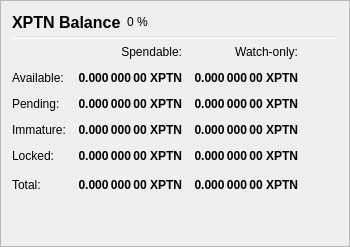
                   <widget class="QFrame" name="frame_Balances">
                    <property name="frameShape">
                     <enum>QFrame::StyledPanel</enum>
                    </property>
                    <property name="frameShadow">
                     <enum>QFrame::Raised</enum>
                    </property>
                    <layout class="QVBoxLayout" name="verticalLayout_4">
                     <item>
                      <layout class="QHBoxLayout" name="horizontalLayout_4">
                       <item>
                        <widget class="QLabel" name="label_5">
                         <property name="minimumSize">
                          <size>
                           <width>0</width>
                           <height>20</height>
                          </size>
                         </property>
                         <property name="font">
                          <font>
                           <pointsize>12</pointsize>
                           <weight>75</weight>
                           <bold>true</bold>
                          </font>
                         </property>
                         <property name="text">
                          <string>XPTN Balance</string>
                         </property>
                        </widget>
                       </item>
                       <item>
                        <widget class="QLabel" name="labelXPTNPercent">
                         <property name="text">
                          <string notr="true">0 %</string>
                         </property>
                        </widget>
                       </item>
                       <item>
                        <spacer name="horizontalSpacer_3">
                         <property name="orientation">
                          <enum>Qt::Horizontal</enum>
                         </property>
                         <property name="sizeHint" stdset="0">
                          <size>
                           <width>40</width>
                           <height>20</height>
                          </size>
                         </property>
                        </spacer>
                       </item>
                      </layout>
                     </item>
                     <item>
                      <widget class="Line" name="line_Balance">
                       <property name="minimumSize">
                        <size>
                         <width>0</width>
                         <height>1</height>
                        </size>
                       </property>
                       <property name="maximumSize">
                        <size>
                         <width>16777215</width>
                         <height>1</height>
                        </size>
                       </property>
                       <property name="orientation">
                        <enum>Qt::Horizontal</enum>
                       </property>
                      </widget>
                     </item>
                     <item>
                      <layout class="QGridLayout" name="gridLayout">
                       <property name="spacing">
                        <number>12</number>
                       </property>
                       <item row="0" column="1">
                        <widget class="QLabel" name="labelSpendable">
                         <property name="text">
                          <string>Spendable:</string>
                         </property>
                         <property name="alignment">
                          <set>Qt::AlignRight|Qt::AlignTrailing|Qt::AlignVCenter</set>
                         </property>
                        </widget>
                       </item>
                       <item row="0" column="2">
                        <widget class="QLabel" name="labelWatchonly">
                         <property name="text">
                          <string>Watch-only:</string>
                         </property>
                         <property name="alignment">
                          <set>Qt::AlignRight|Qt::AlignTrailing|Qt::AlignVCenter</set>
                         </property>
                        </widget>
                       </item>
                       <item row="1" column="0">
                        <widget class="QLabel" name="labelBalanceText">
                         <property name="text">
                          <string>Available:</string>
                         </property>
                        </widget>
                       </item>
                       <item row="1" column="1">
                        <widget class="QLabel" name="labelBalance">
                         <property name="font">
                          <font>
                           <weight>75</weight>
                           <bold>true</bold>
                          </font>
                         </property>
                         <property name="cursor">
                          <cursorShape>IBeamCursor</cursorShape>
                         </property>
                         <property name="toolTip">
                          <string>Your current spendable balance</string>
                         </property>
                         <property name="text">
                          <string notr="true">0.000 000 00 XPTN</string>
                         </property>
                         <property name="alignment">
                          <set>Qt::AlignRight|Qt::AlignTrailing|Qt::AlignVCenter</set>
                         </property>
                         <property name="textInteractionFlags">
                          <set>Qt::LinksAccessibleByMouse|Qt::TextSelectableByKeyboard|Qt::TextSelectableByMouse</set>
                         </property>
                        </widget>
                       </item>
                       <item row="1" column="2">
                        <widget class="QLabel" name="labelWatchAvailable">
                         <property name="font">
                          <font>
                           <weight>75</weight>
                           <bold>true</bold>
                          </font>
                         </property>
                         <property name="cursor">
                          <cursorShape>IBeamCursor</cursorShape>
                         </property>
                         <property name="toolTip">
                          <string>Your current balance in watch-only addresses</string>
                         </property>
                         <property name="text">
                          <string notr="true">0.000 000 00 XPTN</string>
                         </property>
                         <property name="alignment">
                          <set>Qt::AlignRight|Qt::AlignTrailing|Qt::AlignVCenter</set>
                         </property>
                         <property name="textInteractionFlags">
                          <set>Qt::LinksAccessibleByMouse|Qt::TextSelectableByKeyboard|Qt::TextSelectableByMouse</set>
                         </property>
                        </widget>
                       </item>
                       <item row="2" column="0">
                        <widget class="QLabel" name="labelPendingText">
                         <property name="text">
                          <string>Pending:</string>
                         </property>
                        </widget>
                       </item>
                       <item row="2" column="1">
                        <widget class="QLabel" name="labelUnconfirmed">
                         <property name="font">
                          <font>
                           <weight>75</weight>
                           <bold>true</bold>
                          </font>
                         </property>
                         <property name="cursor">
                          <cursorShape>IBeamCursor</cursorShape>
                         </property>
                         <property name="toolTip">
                          <string>Total of transactions that have yet to be confirmed, and do not yet count toward the spendable balance</string>
                         </property>
                         <property name="text">
                          <string notr="true">0.000 000 00 XPTN</string>
                         </property>
                         <property name="alignment">
                          <set>Qt::AlignRight|Qt::AlignTrailing|Qt::AlignVCenter</set>
                         </property>
                         <property name="textInteractionFlags">
                          <set>Qt::LinksAccessibleByMouse|Qt::TextSelectableByKeyboard|Qt::TextSelectableByMouse</set>
                         </property>
                        </widget>
                       </item>
                       <item row="2" column="2">
                        <widget class="QLabel" name="labelWatchPending">
                         <property name="font">
                          <font>
                           <weight>75</weight>
                           <bold>true</bold>
                          </font>
                         </property>
                         <property name="cursor">
                          <cursorShape>IBeamCursor</cursorShape>
                         </property>
                         <property name="toolTip">
                          <string>Unconfirmed transactions to watch-only addresses</string>
                         </property>
                         <property name="text">
                          <string notr="true">0.000 000 00 XPTN</string>
                         </property>
                         <property name="alignment">
                          <set>Qt::AlignRight|Qt::AlignTrailing|Qt::AlignVCenter</set>
                         </property>
                         <property name="textInteractionFlags">
                          <set>Qt::LinksAccessibleByMouse|Qt::TextSelectableByKeyboard|Qt::TextSelectableByMouse</set>
                         </property>
                        </widget>
                       </item>
                       <item row="3" column="0">
                        <widget class="QLabel" name="labelImmatureText">
                         <property name="text">
                          <string>Immature:</string>
                         </property>
                        </widget>
                       </item>
                       <item row="3" column="1">
                        <widget class="QLabel" name="labelImmature">
                         <property name="font">
                          <font>
                           <weight>75</weight>
                           <bold>true</bold>
                          </font>
                         </property>
                         <property name="cursor">
                          <cursorShape>IBeamCursor</cursorShape>
                         </property>
                         <property name="toolTip">
                          <string>Staked or masternode rewards that has not yet matured</string>
                         </property>
                         <property name="text">
                          <string notr="true">0.000 000 00 XPTN</string>
                         </property>
                         <property name="alignment">
                          <set>Qt::AlignRight|Qt::AlignTrailing|Qt::AlignVCenter</set>
                         </property>
                         <property name="textInteractionFlags">
                          <set>Qt::LinksAccessibleByMouse|Qt::TextSelectableByKeyboard|Qt::TextSelectableByMouse</set>
                         </property>
                        </widget>
                       </item>
                       <item row="3" column="2">
                        <widget class="QLabel" name="labelWatchImmature">
                         <property name="font">
                          <font>
                           <weight>75</weight>
                           <bold>true</bold>
                          </font>
                         </property>
                         <property name="cursor">
                          <cursorShape>IBeamCursor</cursorShape>
                         </property>
                         <property name="toolTip">
                          <string>Staked or masternode rewards in watch-only addresses that has not yet matured</string>
                         </property>
                         <property name="text">
                          <string notr="true">0.000 000 00 XPTN</string>
                         </property>
                         <property name="alignment">
                          <set>Qt::AlignRight|Qt::AlignTrailing|Qt::AlignVCenter</set>
                         </property>
                         <property name="textInteractionFlags">
                          <set>Qt::LinksAccessibleByMouse|Qt::TextSelectableByKeyboard|Qt::TextSelectableByMouse</set>
                         </property>
                        </widget>
                       </item>
                       <item row="4" column="0">
                        <widget class="QLabel" name="labelLockedBalanceText">
                         <property name="toolTip">
                          <string>Locked XPTN or Masternode collaterals. These are excluded from zXPTN minting.</string>
                         </property>
                         <property name="text">
                          <string>Locked:</string>
                         </property>
                        </widget>
                       </item>
                       <item row="4" column="1">
                        <widget class="QLabel" name="labelLockedBalance">
                         <property name="font">
                          <font>
                           <weight>75</weight>
                           <bold>true</bold>
                          </font>
                         </property>
                         <property name="cursor">
                          <cursorShape>IBeamCursor</cursorShape>
                         </property>
                         <property name="toolTip">
                          <string>Locked XPTN or Masternode collaterals. These are excluded from zXPTN minting.</string>
                         </property>
                         <property name="text">
                          <string notr="true">0.000 000 00 XPTN</string>
                         </property>
                         <property name="alignment">
                          <set>Qt::AlignRight|Qt::AlignTrailing|Qt::AlignVCenter</set>
                         </property>
                         <property name="textInteractionFlags">
                          <set>Qt::LinksAccessibleByMouse|Qt::TextSelectableByKeyboard|Qt::TextSelectableByMouse</set>
                         </property>
                        </widget>
                       </item>
                       <item row="4" column="2">
                        <widget class="QLabel" name="labelWatchLocked">
                         <property name="font">
                          <font>
                           <weight>75</weight>
                           <bold>true</bold>
                          </font>
                         </property>
                         <property name="cursor">
                          <cursorShape>IBeamCursor</cursorShape>
                         </property>
                         <property name="toolTip">
                          <string>Current locked balance in watch-only addresses</string>
                         </property>
                         <property name="text">
                          <string notr="true">0.000 000 00 XPTN</string>
                         </property>
                         <property name="alignment">
                          <set>Qt::AlignRight|Qt::AlignTrailing|Qt::AlignVCenter</set>
                         </property>
                         <property name="textInteractionFlags">
                          <set>Qt::LinksAccessibleByMouse|Qt::TextSelectableByKeyboard|Qt::TextSelectableByMouse</set>
                         </property>
                        </widget>
                       </item>
                       <item row="5" column="0">
                        <widget class="QLabel" name="labelTotalText">
                         <property name="toolTip">
                          <string>Your current putin balance, unconfirmed and immature transactions included</string>
                         </property>
                         <property name="text">
                          <string>Total:</string>
                         </property>
                        </widget>
                       </item>
                       <item row="5" column="1">
                        <widget class="QLabel" name="labelTotal">
                         <property name="font">
                          <font>
                           <weight>75</weight>
                           <bold>true</bold>
                          </font>
                         </property>
                         <property name="cursor">
                          <cursorShape>IBeamCursor</cursorShape>
                         </property>
                         <property name="toolTip">
                          <string>Your current putin balance, unconfirmed and immature transactions included</string>
                         </property>
                         <property name="text">
                          <string notr="true">0.000 000 00 XPTN</string>
                         </property>
                         <property name="alignment">
                          <set>Qt::AlignRight|Qt::AlignTrailing|Qt::AlignVCenter</set>
                         </property>
                         <property name="textInteractionFlags">
                          <set>Qt::LinksAccessibleByMouse|Qt::TextSelectableByKeyboard|Qt::TextSelectableByMouse</set>
                         </property>
                        </widget>
                       </item>
                       <item row="5" column="2">
                        <widget class="QLabel" name="labelWatchTotal">
                         <property name="font">
                          <font>
                           <weight>75</weight>
                           <bold>true</bold>
                          </font>
                         </property>
                         <property name="cursor">
                          <cursorShape>IBeamCursor</cursorShape>
                         </property>
                         <property name="toolTip">
                          <string>Current total balance in watch-only addresses</string>
                         </property>
                         <property name="text">
                          <string notr="true">0.000 000 00 XPTN</string>
                         </property>
                         <property name="alignment">
                          <set>Qt::AlignRight|Qt::AlignTrailing|Qt::AlignVCenter</set>
                         </property>
                         <property name="textInteractionFlags">
                          <set>Qt::LinksAccessibleByMouse|Qt::TextSelectableByKeyboard|Qt::TextSelectableByMouse</set>
                         </property>
                        </widget>
                       </item>
                       <item row="5" column="3">
                        <spacer name="horizontalSpacer_9">
                         <property name="orientation">
                          <enum>Qt::Horizontal</enum>
                         </property>
                         <property name="sizeHint" stdset="0">
                          <size>
                           <width>40</width>
                           <height>20</height>
                          </size>
                         </property>
                        </spacer>
                       </item>
                      </layout>
                     </item>
                     <item>
                      <spacer name="verticalSpacer_3">
                       <property name="orientation">
                        <enum>Qt::Vertical</enum>
                       </property>
                       <property name="sizeHint" stdset="0">
                        <size>
                         <width>20</width>
                         <height>40</height>
                        </size>
                       </property>
                      </spacer>
                     </item>
                    </layout>
                   </widget>
